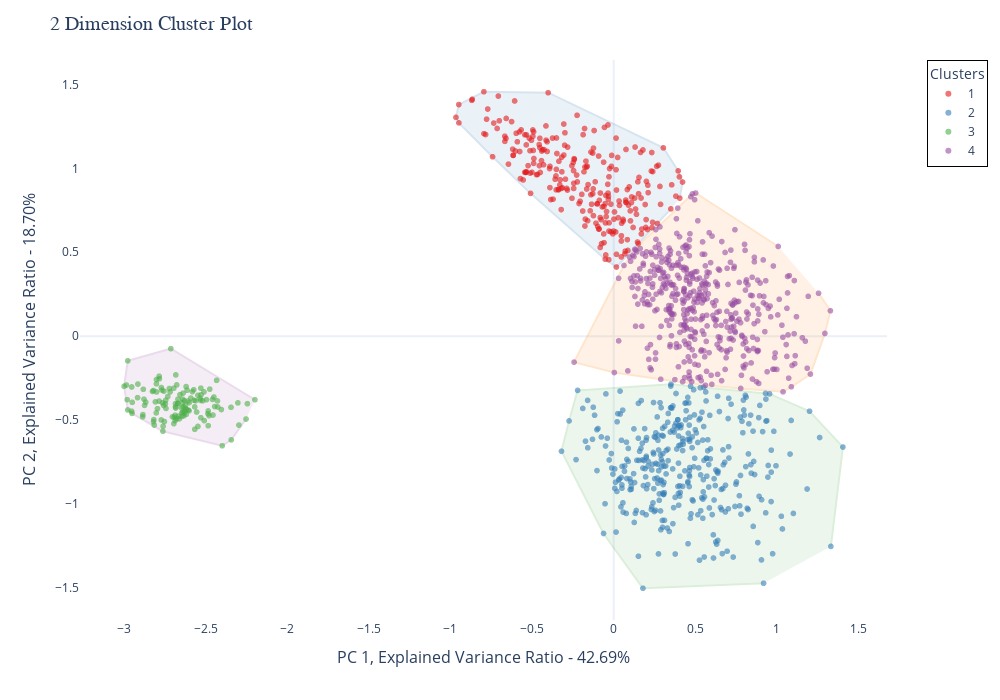

Write notebook code for a chart like this one.
### Code cell
# Function to create cluster outlines using Convex Hull
def add_cluster_outlines(fig, data, cluster_col, x_col, y_col, color_scale):
    unique_clusters = data[cluster_col].unique()
    for cluster in unique_clusters:
        cluster_points = data[data[cluster_col] == cluster][[x_col, y_col]].values
        if len(cluster_points) > 2:  
            hull = ConvexHull(cluster_points)
            hull_points = cluster_points[hull.vertices]
            # Add cluster outline as a filled scatter plot
            fig.add_trace(
                go.Scatter(
                    x=hull_points[:, 0],
                    y=hull_points[:, 1],
                    mode='lines',
                    fill='toself',
                    line=dict(color=color_scale[cluster % len(color_scale)], width=2),
                    opacity=0.2,
                    name=f"Cluster {cluster} Outline",
                    showlegend=False,
                )
            )

reduced['cluster'] = reduced['cluster'].astype('category')
reduced['cluster'] = reduced['cluster'].cat.rename_categories({i: i+1 for i in range(len(reduced['cluster'].cat.categories))})

color_scale = px.colors.qualitative.Set1  

# Create scatter plot for all points (dots)
fig = px.scatter(
    reduced,
    x="PC1",
    y="PC2",
    color="cluster",  # Now treated as categorical
    color_discrete_sequence=color_scale,  
    opacity=0.6,
    labels={"PC1": "Principal Component 1", "PC2": "Principal Component 2"},
    category_orders={"cluster": sorted(reduced['cluster'].unique())},  
)

# Add cluster outlines
add_cluster_outlines(fig, reduced, "cluster", "PC1", "PC2", color_scale)

# Update layout for better appearance
fig.update_layout(
    title="2 Dimension Cluster Plot",
    title_font=dict(size=20, family="Arial Black"),
    xaxis=dict(title=f"PC 1, Explained Variance Ratio - {explained_variance_ratio[0]:.2%}", titlefont=dict(size=16), showgrid=False),
    yaxis=dict(title=f"PC 2, Explained Variance Ratio - {explained_variance_ratio[1]:.2%}", titlefont=dict(size=16), showgrid=False),
    template="plotly_white",
    legend=dict(
        title="Clusters",
        font=dict(size=12),
        orientation="v", 
        yanchor="top",
        y=1,
        xanchor="left",
        x=1.05,  
        bordercolor="Black",
        borderwidth=1,
        bgcolor="white",
    ),
    width=1000,
    height=700,
)

# Show plot
fig.show()

### Figure 1 — Plotly figure (JSON) as saved in the notebook; plotly's stock layout.template omitted (floating-point values rounded to 4 significant figures; data arrays with more than 128 entries replaced by an {"elided": "..."} marker saying what was removed)
{"data": [{"hovertemplate": "cluster=1<br>Principal Component 1=%{x}<br>Principal Component 2=%{y}<extra></extra>", "legendgroup": "1", "marker": {"color": "rgb(228,26,28)", "opacity": 0.6, "symbol": "circle"}, "mode": "markers", "name": "1", "showlegend": true, "type": "scattergl", "x": {"elided": "253 float values"}, "xaxis": "x", "y": {"elided": "253 float values"}, "yaxis": "y"}, {"hovertemplate": "cluster=2<br>Principal Component 1=%{x}<br>Principal Component 2=%{y}<extra></extra>", "legendgroup": "2", "marker": {"color": "rgb(55,126,184)", "opacity": 0.6, "symbol": "circle"}, "mode": "markers", "name": "2", "showlegend": true, "type": "scattergl", "x": {"elided": "352 float values"}, "xaxis": "x", "y": {"elided": "352 float values"}, "yaxis": "y"}, {"hovertemplate": "cluster=3<br>Principal Component 1=%{x}<br>Principal Component 2=%{y}<extra></extra>", "legendgroup": "3", "marker": {"color": "rgb(77,175,74)", "opacity": 0.6, "symbol": "circle"}, "mode": "markers", "name": "3", "showlegend": true, "type": "scattergl", "x": [-2.426, -2.556, -2.244, -2.345, -2.638, -2.758, -2.624, -2.641, -2.646, -2.479, -2.977, -2.534, -2.67, -2.486, -2.53, -2.343, -2.296, -2.62, -2.768, -2.639, -2.632, -2.878, -2.703, -2.762, -2.561, -2.634, -2.629, -2.761, -2.609, -2.607, -2.687, -2.977, -2.45, -2.808, -2.886, -2.669, -2.529, -2.445, -2.404, -2.485, -2.632, -2.785, -2.687, -2.648, -2.428, -2.573, -2.684, -2.82, -2.198, -2.399, -2.638, -2.591, -2.981, -2.671, -2.433, -2.642, -2.954, -2.683, -2.826, -2.745, -2.649, -2.614, -2.532, -2.685, -2.567, -2.495, -2.657, -2.803, -2.567, -2.528, -2.679, -2.601, -2.743, -2.801, -2.986, -2.867, -3.0, -2.818, -2.692, -2.795, -2.51, -2.455, -2.547, -2.785, -2.915, -2.685, -2.747, -2.695, -2.458, -2.771, -2.253, -2.764, -2.801, -2.819, -2.95, -2.667, -2.732, -2.753, -2.953, -2.625, -2.547, -2.917, -2.677, -2.518, -2.784, -2.618, -2.802, -2.882, -2.772, -2.581, -2.815, -2.695, -2.713, -2.601, -2.571, -2.718, -2.303, -2.662, -2.484, -2.475, -2.509, -2.619, -2.885, -2.722, -2.755, -2.874, -2.951], "xaxis": "x", "y": [-0.4217, -0.4516, -0.4021, -0.4236, -0.4213, -0.4127, -0.4122, -0.3752, -0.4569, -0.4736, -0.4394, -0.3707, -0.4012, -0.4618, -0.3096, -0.6176, -0.5294, -0.3002, -0.3209, -0.4531, -0.3836, -0.3753, -0.48, -0.5661, -0.3845, -0.4748, -0.4445, -0.5366, -0.3863, -0.4396, -0.5034, -0.1466, -0.3623, -0.3913, -0.4805, -0.3748, -0.4859, -0.4192, -0.4369, -0.5333, -0.4584, -0.3865, -0.4707, -0.4785, -0.3857, -0.3192, -0.4279, -0.3236, -0.3786, -0.6526, -0.3394, -0.3685, -0.3781, -0.3996, -0.2629, -0.3957, -0.4467, -0.2305, -0.3291, -0.3822, -0.4265, -0.3218, -0.3827, -0.4206, -0.421, -0.3784, -0.3482, -0.4569, -0.5545, -0.3494, -0.4926, -0.3956, -0.4304, -0.3322, -0.2908, -0.3929, -0.2986, -0.4969, -0.4831, -0.4316, -0.3319, -0.4696, -0.5376, -0.2386, -0.2851, -0.4015, -0.4032, -0.3097, -0.3768, -0.3058, -0.4935, -0.3971, -0.2581, -0.5092, -0.3939, -0.4759, -0.3599, -0.5086, -0.3025, -0.4298, -0.3517, -0.3661, -0.2899, -0.3847, -0.2536, -0.4374, -0.2838, -0.3165, -0.4991, -0.3306, -0.5296, -0.5211, -0.07425, -0.4443, -0.3822, -0.3322, -0.3972, -0.4927, -0.4452, -0.3154, -0.5028, -0.4658, -0.467, -0.3119, -0.3275, -0.4122, -0.4597], "yaxis": "y"}, {"hovertemplate": "cluster=4<br>Principal Component 1=%{x}<br>Principal Component 2=%{y}<extra></extra>", "legendgroup": "4", "marker": {"color": "rgb(152,78,163)", "opacity": 0.6, "symbol": "circle"}, "mode": "markers", "name": "4", "showlegend": true, "type": "scattergl", "x": {"elided": "442 float values"}, "xaxis": "x", "y": {"elided": "442 float values"}, "yaxis": "y"}, {"fill": "toself", "line": {"color": "rgb(77,175,74)", "width": 2}, "mode": "lines", "name": "Cluster 2 Outline", "opacity": 0.2, "showlegend": false, "type": "scatter", "x": [1.331, 1.404, 1.2, 0.955, 0.9302, 0.5511, 0.3512, -0.2212, -0.2736, -0.3199, -0.06235, 0.1791, 0.9183], "y": [-1.252, -0.6603, -0.447, -0.3435, -0.3408, -0.3041, -0.2858, -0.3229, -0.5049, -0.6854, -1.175, -1.502, -1.472]}, {"fill": "toself", "line": {"color": "rgb(255,127,0)", "width": 2}, "mode": "lines", "name": "Cluster 4 Outline", "opacity": 0.2, "showlegend": false, "type": "scatter", "x": [1.008, 0.5022, 0.4825, 0.1291, 0.09702, 0.06284, -0.2428, 0.003764, 0.2883, 0.5622, 0.7783, 1.037, 1.088, 1.205, 1.294, 1.328, 1.255], "y": [0.5347, 0.8531, 0.8478, 0.5177, 0.4717, 0.4215, -0.1543, -0.2165, -0.2563, -0.2927, -0.3112, -0.3312, -0.3014, -0.2256, 0.01643, 0.1516, 0.256]}, {"fill": "toself", "line": {"color": "rgb(152,78,163)", "width": 2}, "mode": "lines", "name": "Cluster 3 Outline", "opacity": 0.2, "showlegend": false, "type": "scatter", "x": [-2.198, -2.713, -2.977, -3.0, -2.977, -2.951, -2.762, -2.399, -2.343, -2.253], "y": [-0.3786, -0.07425, -0.1466, -0.2986, -0.4394, -0.4597, -0.5661, -0.6526, -0.6176, -0.4935]}, {"fill": "toself", "line": {"color": "rgb(55,126,184)", "width": 2}, "mode": "lines", "name": "Cluster 1 Outline", "opacity": 0.2, "showlegend": false, "type": "scatter", "x": [0.405, 0.4217, 0.3951, 0.3043, -0.4015, -0.7954, -0.949, -0.9664, -0.9484, -0.7421, -0.5096, -0.05188, 0.01682, 0.2681, 0.3502], "y": [0.8225, 0.9185, 0.9848, 1.122, 1.451, 1.456, 1.38, 1.304, 1.271, 1.069, 0.851, 0.4587, 0.4121, 0.6713, 0.7585]}], "layout": {"height": 700, "legend": {"bgcolor": "white", "bordercolor": "Black", "borderwidth": 1, "font": {"size": 12}, "orientation": "v", "title": {"text": "Clusters"}, "tracegroupgap": 0, "x": 1.05, "xanchor": "left", "y": 1, "yanchor": "top"}, "margin": {"t": 60}, "title": {"font": {"family": "Arial Black", "size": 20}, "text": "2 Dimension Cluster Plot"}, "width": 1000, "xaxis": {"anchor": "y", "domain": [0, 1], "showgrid": false, "title": {"font": {"size": 16}, "text": "PC 1, Explained Variance Ratio - 42.69%"}}, "yaxis": {"anchor": "x", "domain": [0, 1], "showgrid": false, "title": {"font": {"size": 16}, "text": "PC 2, Explained Variance Ratio - 18.70%"}}}}
